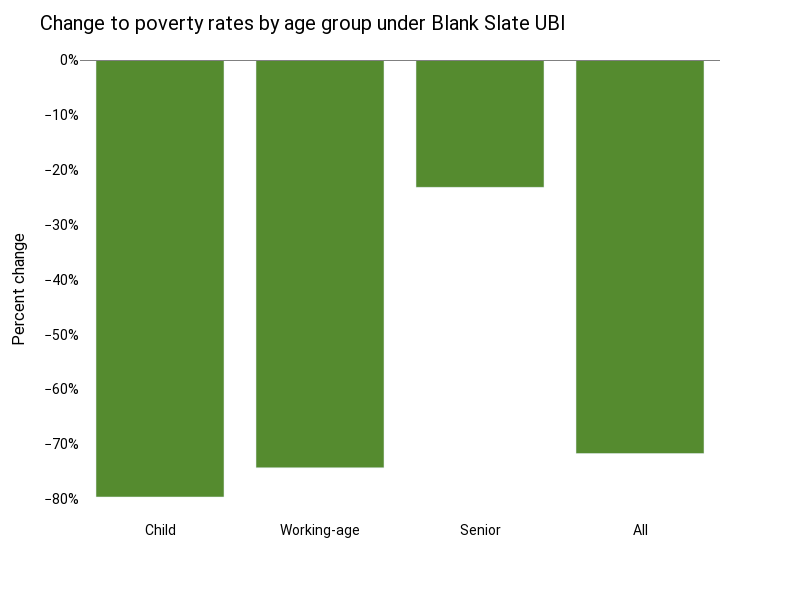

The notebook cell saved with this chart:
### Markdown cell above
## Figure 4

### Code cell
format_fig(plotly_json_to_fig(charts["poverty_chart"]).update_layout(
    title="Change to poverty rates by age group under Blank Slate UBI",
))

### Figure 1 — Plotly figure (JSON) as saved in the notebook; plotly's stock layout.template omitted (floating-point values rounded to 4 significant figures)
{"data": [{"alignmentgroup": "True", "customdata": [["<b>Child poverty falls 79.6%</b><br> from 10.0% to 2.1%"], ["<b>Working-age poverty falls 74.3%</b><br> from 9.8% to 2.5%"], ["<b>Senior poverty falls 23.1%</b><br> from 4.0% to 3.1%"], ["<b>Total poverty falls 71.7%</b><br> from 8.9% to 2.5%"]], "hovertemplate": "%{customdata[0]}<extra></extra>", "legendgroup": "", "marker": {"color": ["#558B2F", "#558B2F", "#558B2F", "#558B2F"], "pattern": {"shape": ""}}, "name": "", "offsetgroup": "", "orientation": "v", "showlegend": false, "textposition": "auto", "type": "bar", "x": ["Child", "Working-age", "Senior", "All"], "xaxis": "x", "y": [-0.7958, -0.7426, -0.2313, -0.7165], "yaxis": "y"}], "layout": {"barmode": "relative", "font": {"color": "Black", "family": "Roboto"}, "height": 600, "hoverlabel": {"align": "right", "font": {"family": "Ubuntu"}}, "legend": {"tracegroupgap": 0}, "margin": {"t": 60}, "paper_bgcolor": "white", "plot_bgcolor": "white", "shapes": [{"line": {"color": "grey", "width": 1}, "type": "line", "x0": 0, "x1": 1, "xref": "paper", "y0": 0, "y1": 0, "yref": "y"}], "title": {"font": {"size": 20}, "text": "Change to poverty rates by age group under Blank Slate UBI"}, "width": 800, "xaxis": {"anchor": "y", "domain": [0, 1], "tickfont": {"size": 14}, "title": {"font": {"color": "black", "size": 16}}}, "yaxis": {"anchor": "x", "domain": [0, 1], "tickfont": {"size": 14}, "tickformat": ",~%", "title": {"font": {"color": "black", "size": 16}, "text": "Percent change"}}}}
